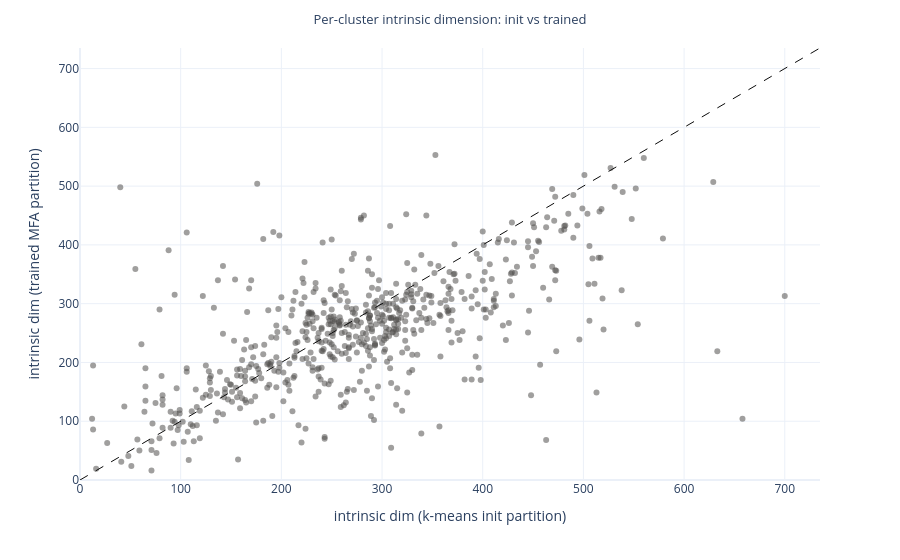
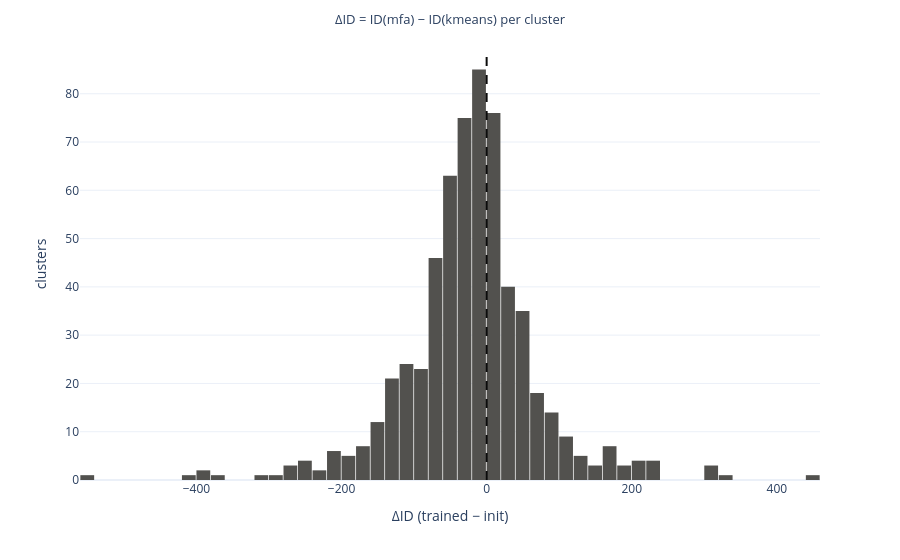
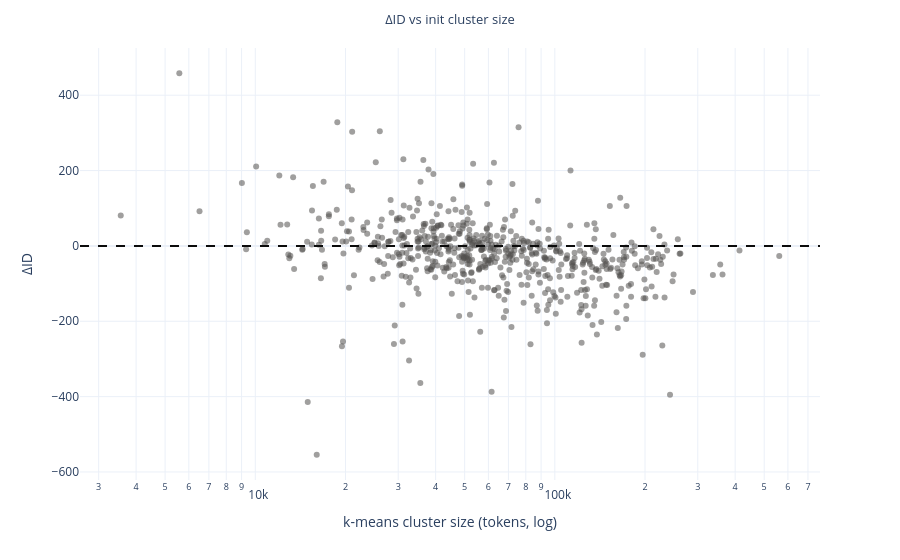

Write notebook code for charts like these, in order.
### Markdown cell above
### 4.1 Per-Cluster Change: Init → Trained

Same cluster id on both axes. Points below the diagonal are clusters whose
intrinsic dimension *dropped* during training.

### Code cell
if not HAVE_IDS:
    display(Markdown("**Skipped:** missing one or both intrinsic-dim artifacts."))
else:
    id_df = pd.DataFrame(
        {
            "cluster": np.arange(K)[valid],
            "id_kmeans": id_km[valid],
            "id_mfa": id_mfa[valid],
            "km_cluster_size": id_km_obj["cluster_sizes"].numpy()[valid],
        }
    )
    id_df["delta_id"] = id_df["id_mfa"] - id_df["id_kmeans"]
    display(id_df["delta_id"].describe(percentiles=[0.1, 0.25, 0.5, 0.75, 0.9]))

    if px is not None:
        lim = float(max(id_df["id_kmeans"].max(), id_df["id_mfa"].max())) * 1.05
        fig = px.scatter(
            id_df,
            x="id_kmeans",
            y="id_mfa",
            hover_data=["cluster", "delta_id", "km_cluster_size"],
            title="Per-cluster intrinsic dimension: init vs trained",
            color_discrete_sequence=[COLOR_NEUTRAL],
            template=PLOT_TEMPLATE,
            opacity=0.55,
        )
        fig.add_shape(type="line", x0=0, y0=0, x1=lim, y1=lim, line=dict(color="#0b0b0b", dash="dash", width=1))
        fig.update_layout(
            xaxis_title="intrinsic dim (k-means init partition)",
            yaxis_title="intrinsic dim (trained MFA partition)",
            xaxis_range=[0, lim],
            yaxis_range=[0, lim],
        )
        save_fig(fig, "id_init_vs_trained")
        fig.show()

        fig = px.histogram(
            id_df,
            x="delta_id",
            nbins=60,
            title="ΔID = ID(mfa) − ID(kmeans) per cluster",
            color_discrete_sequence=[COLOR_NEUTRAL],
            template=PLOT_TEMPLATE,
        )
        fig.add_vline(x=0, line_dash="dash", line_color="#0b0b0b")
        fig.update_layout(xaxis_title="ΔID (trained − init)", yaxis_title="clusters", bargap=0.05)
        save_fig(fig, "delta_id_hist")
        fig.show()

        fig = px.scatter(
            id_df,
            x="km_cluster_size",
            y="delta_id",
            log_x=True,
            hover_data=["cluster", "id_kmeans", "id_mfa"],
            title="ΔID vs init cluster size",
            color_discrete_sequence=[COLOR_NEUTRAL],
            template=PLOT_TEMPLATE,
            opacity=0.55,
        )
        fig.add_hline(y=0, line_dash="dash", line_color="#0b0b0b")
        fig.update_layout(xaxis_title="k-means cluster size (tokens, log)", yaxis_title="ΔID")
        save_fig(fig, "delta_id_vs_cluster_size")
        fig.show()

### Figure 1 — Plotly figure (JSON) as saved in the notebook; plotly's stock layout.template omitted (floating-point values rounded to 4 significant figures; data arrays with more than 128 entries replaced by an {"elided": "..."} marker saying what was removed)
{"data": [{"customdata": {"elided": "606x3 int values"}, "hovertemplate": "id_kmeans=%{x}<br>id_mfa=%{y}<br>cluster=%{customdata[0]}<br>delta_id=%{customdata[1]}<br>km_cluster_size=%{customdata[2]}<extra></extra>", "legendgroup": "", "marker": {"color": "#52514e", "opacity": 0.55, "symbol": "circle"}, "mode": "markers", "name": "", "orientation": "v", "showlegend": false, "type": "scatter", "x": {"elided": "606 int values"}, "xaxis": "x", "y": {"elided": "606 int values"}, "yaxis": "y"}], "layout": {"legend": {"tracegroupgap": 0}, "margin": {"t": 48}, "shapes": [{"line": {"color": "#0b0b0b", "dash": "dash", "width": 1}, "type": "line", "x0": 0, "x1": 735, "y0": 0, "y1": 735}], "title": {"font": {"size": 13}, "text": "Per-cluster intrinsic dimension: init vs trained", "x": 0.5}, "xaxis": {"anchor": "y", "domain": [0, 1], "range": [0, 735], "title": {"text": "intrinsic dim (k-means init partition)"}}, "yaxis": {"anchor": "x", "domain": [0, 1], "range": [0, 735], "title": {"text": "intrinsic dim (trained MFA partition)"}}}}

### Figure 2 — Plotly figure (JSON) as saved in the notebook; plotly's stock layout.template omitted (floating-point values rounded to 4 significant figures; data arrays with more than 128 entries replaced by an {"elided": "..."} marker saying what was removed)
{"data": [{"bingroup": "x", "hovertemplate": "delta_id=%{x}<br>count=%{y}<extra></extra>", "legendgroup": "", "marker": {"color": "#52514e", "pattern": {"shape": ""}}, "name": "", "nbinsx": 60, "orientation": "v", "showlegend": false, "type": "histogram", "x": {"elided": "606 int values"}, "xaxis": "x", "yaxis": "y"}], "layout": {"bargap": 0.05, "barmode": "relative", "legend": {"tracegroupgap": 0}, "margin": {"t": 48}, "shapes": [{"line": {"color": "#0b0b0b", "dash": "dash"}, "type": "line", "x0": 0, "x1": 0, "xref": "x", "y0": 0, "y1": 1, "yref": "y domain"}], "title": {"font": {"size": 13}, "text": "ΔID = ID(mfa) − ID(kmeans) per cluster", "x": 0.5}, "xaxis": {"anchor": "y", "domain": [0, 1], "title": {"text": "ΔID (trained − init)"}}, "yaxis": {"anchor": "x", "domain": [0, 1], "title": {"text": "clusters"}}}}

### Figure 3 — Plotly figure (JSON) as saved in the notebook; plotly's stock layout.template omitted (floating-point values rounded to 4 significant figures; data arrays with more than 128 entries replaced by an {"elided": "..."} marker saying what was removed)
{"data": [{"customdata": {"elided": "606x3 int values"}, "hovertemplate": "km_cluster_size=%{x}<br>delta_id=%{y}<br>cluster=%{customdata[0]}<br>id_kmeans=%{customdata[1]}<br>id_mfa=%{customdata[2]}<extra></extra>", "legendgroup": "", "marker": {"color": "#52514e", "opacity": 0.55, "symbol": "circle"}, "mode": "markers", "name": "", "orientation": "v", "showlegend": false, "type": "scatter", "x": {"elided": "606 int values"}, "xaxis": "x", "y": {"elided": "606 int values"}, "yaxis": "y"}], "layout": {"legend": {"tracegroupgap": 0}, "margin": {"t": 48}, "shapes": [{"line": {"color": "#0b0b0b", "dash": "dash"}, "type": "line", "x0": 0, "x1": 1, "xref": "x domain", "y0": 0, "y1": 0, "yref": "y"}], "title": {"font": {"size": 13}, "text": "ΔID vs init cluster size", "x": 0.5}, "xaxis": {"anchor": "y", "domain": [0, 1], "title": {"text": "k-means cluster size (tokens, log)"}, "type": "log"}, "yaxis": {"anchor": "x", "domain": [0, 1], "title": {"text": "ΔID"}}}}
